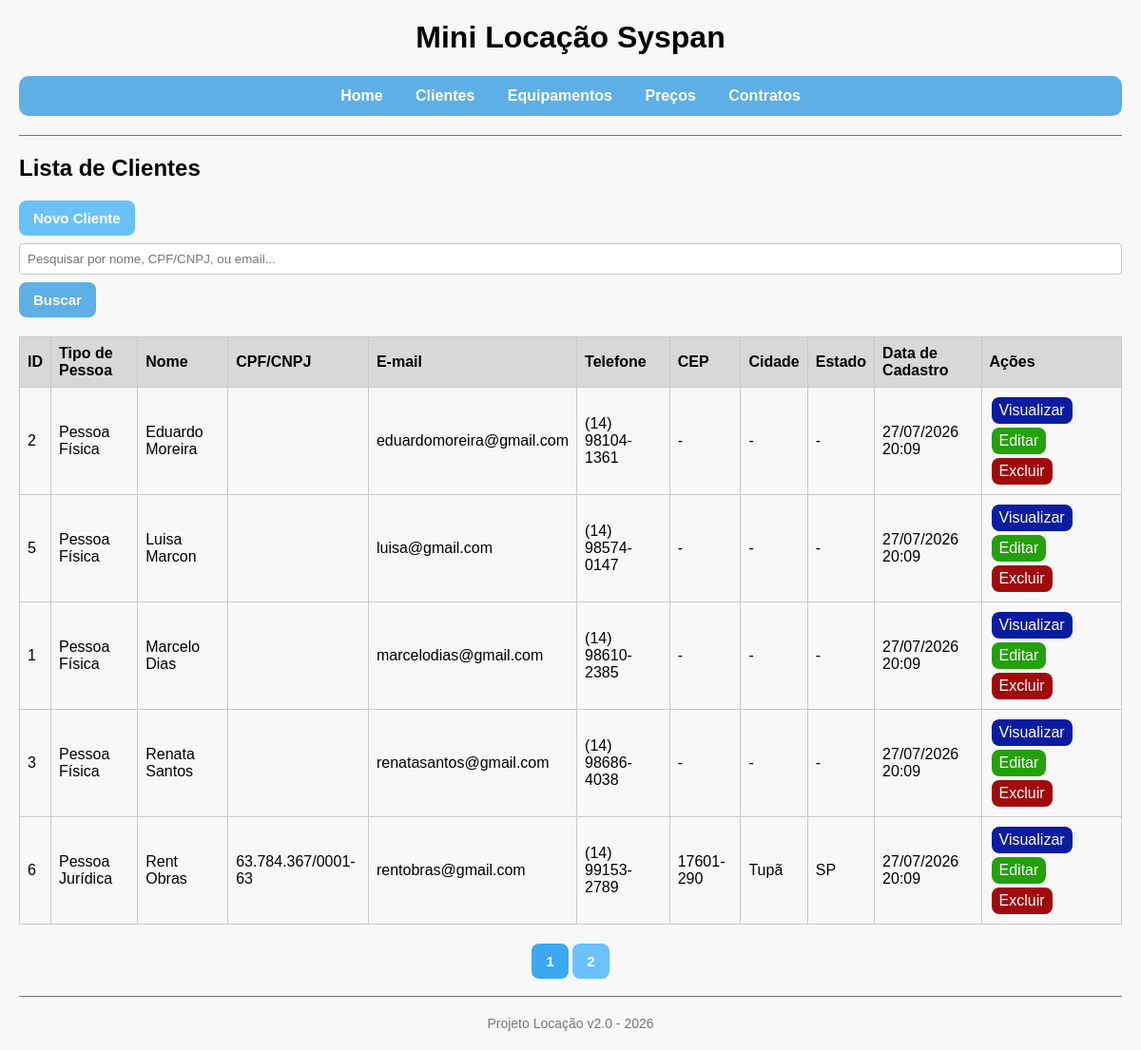
The page /projeto-locacao/clientes/listar.php on the database its author committed.
### tables this page shows
CREATE TABLE IF NOT EXISTS clientes (
 id INT AUTO_INCREMENT PRIMARY KEY,
 nome VARCHAR(120) NOT NULL,
 email VARCHAR(120) NOT NULL,
 telefone VARCHAR(20) NULL,
 created_at DATETIME NOT NULL DEFAULT CURRENT_TIMESTAMP
);

### projeto-locacao/helpers.php (called while the page is built, shortened)
<?php
    function e(string $value): string {
        return htmlspecialchars($value, ENT_QUOTES | ENT_SUBSTITUTE, 'UTF-8');
    }
    function limparNumeros(string $valor): string {
        return preg_replace('/\D/', '', $valor) ?? '';
    }
    function formatarCpfCnpj(string $cpf_cnpj): string {
        $cpf_cnpj = limparNumeros($cpf_cnpj);
        if(strlen($cpf_cnpj) === 14){
            return preg_replace('/(\d{2})(\d{3})(\d{3})(\d{4})(\d{2})/', '$1.$2.$3/$4-$5', $cpf_cnpj) ?? $cpf_cnpj;
        }
        return $cpf_cnpj;
    }
    function formatarTelefone(string $telefone): string {
        $telefone = limparNumeros($telefone);
        if(strlen($telefone) === 11){
            return preg_replace('/(\d{2})(\d{5})(\d{4})/', '($1) $2-$3', $telefone) ?? $telefone;
        }
        return $telefone;
    }
?>

### projeto-locacao/clientes/listar.php (the view)
<?php
    require_once '../conexao.php';
    require_once '../helpers.php';
    $pagina = max(1, (int)($_GET['pagina'] ?? 1));
    $registros_pagina  = 5;
    $offset = ($pagina - 1) * $registros_pagina;
    $busca  = trim($_GET['busca'] ?? '');
    $sql = 'SELECT id, tipo_pessoa, nome, cpf_cnpj, email, telefone, cep, cidade, estado, created_at FROM clientes
            WHERE nome LIKE :busca OR cpf_cnpj LIKE :busca OR email LIKE :busca
            ORDER BY nome ASC LIMIT :registros_pagina OFFSET :offset';
    $consulta = $pdo->prepare($sql);
    $consulta->bindValue(':busca', "%$busca%", PDO::PARAM_STR);
    $consulta->bindValue(':registros_pagina', $registros_pagina, PDO::PARAM_INT);
    $consulta->bindValue(':offset', $offset, PDO::PARAM_INT);
    $consulta->execute();
    $clientes = $consulta->fetchAll();
    $sql = 'SELECT COUNT(*) FROM clientes WHERE nome LIKE :busca OR cpf_cnpj LIKE :busca OR email LIKE :busca';
    $consulta = $pdo->prepare($sql);
    $consulta->execute([':busca' => "%$busca%"]);
    $total_clientes = $consulta->fetchColumn();
    $total_paginas = max(1, ceil($total_clientes / $registros_pagina));
    require_once '../layout/header.php';
?>
<h2>Lista de Clientes</h2>
<a class="links" href="novo.php">Novo Cliente</a>
<form method="GET">
    <input type="text" name="busca" placeholder="Pesquisar por nome, CPF/CNPJ, ou email..." value="<?= e($busca) ?>">
    <button type="submit">Buscar</button>
</form>
<?php if(!empty($clientes)): ?>
    <table>
        <tr>
            <th>ID</th>
            <th>Tipo de Pessoa</th>
            <th>Nome</th>
            <th>CPF/CNPJ</th>
            <th>E-mail</th>
            <th>Telefone</th>
            <th>CEP</th>
            <th>Cidade</th>
            <th>Estado</th>
            <th>Data de Cadastro</th>
            <th>Ações</th>
        </tr>
        <?php foreach($clientes as $row): ?>
            <tr>
                <td><?= (int)$row["id"] ?></td>
                <td><?= $row["tipo_pessoa"] == 'F' ? 'Pessoa Física' : 'Pessoa Jurídica' ?></td>
                <td><?= e($row["nome"]) ?></td>
                <td><?= e(formatarCpfCnpj($row["cpf_cnpj"])) ?></td>
                <td><?= e($row["email"]) ?></td>
                <td><?= e(formatarTelefone($row["telefone"])) ?></td>
                <td><?= !empty($row["cep"]) ? e($row["cep"]) : '-' ?></td>
                <td><?= !empty($row["cidade"]) ? e($row["cidade"]) : '-' ?></td>
                <td><?= !empty($row["estado"]) ? e($row["estado"]) : '-' ?></td>
                <td><?= date('d/m/Y H:i', strtotime($row["created_at"])) ?></td>
                <td>
                    <a class="botao-ver" href="ver.php?id=<?= (int)$row["id"] ?>">Visualizar</a>
                    <a class="botao-editar" href="editar.php?id=<?= (int)$row["id"] ?>">Editar</a>
                    <a class="botao-excluir" href="excluir.php?id=<?= (int)$row["id"] ?>">Excluir</a>
                </td>
            </tr>
        <?php endforeach; ?>
    </table>
    <div class="paginacao">
        <?php for($i=1; $i <= $total_paginas; $i++): ?>
            <a href="?pagina=<?= $i ?>&busca=<?= e($busca) ?>" class="<?= $i == $pagina ? 'ativa' : '' ?>"><?= $i ?></a>
        <?php endfor; ?>
    </div>
<?php else: ?>
    <p>Nenhum cliente registrado.</p>
<?php endif; ?>
<?php require_once '../layout/footer.php'; ?>

### projeto-locacao/assets/css/style.css (style rules this page uses)
body { font-family: "Gill Sans Extrabold", Helvetica, sans-serif; background: #f8f8f8; margin: 20px; }
table { width: 100%; border-collapse: collapse; margin-top: 20px; overflow: hidden; border: 1px solid #c9c9c9; }
th, td { padding: 8px; text-align: left; border: 1px solid #c9c9c9; }
th { background: #d8d8d9; }
td a { padding: 5px 8px; border-radius: 8px; text-decoration: none; display: inline-block; margin: 2px; }
.botao-editar { background: #23a10a; color: white; }
.botao-excluir { background: #a10a0a; color: white; }
.botao-ver { background: #0a1ca1; color: white; }
.links { padding: 10px 15px; border-radius: 8px; text-decoration: none; background-color: #6bc1fa; color: white; font-size: 15px; font-weight: bold; display: inline-block; }
input, select, textarea { width: 100%; padding: 8px; margin: 8px 0; box-sizing: border-box; border: 1px solid #c9c9c9; border-radius: 4px; }
button { padding: 10px 15px; border: none; border-radius: 8px; background-color: #5eafe5; color: white; font-size: 15px; font-weight: bold; cursor: pointer; }
.paginacao { margin-top: 20px; text-align: center; }
.paginacao a { display: inline-flex; align-items: center; justify-content: center; padding: 10px 15px; border-radius: 8px; text-decoration: none; background-color: #6bc1fa; color: white; font-size: 15px; font-weight: bold; transition: 0.3s; }
.paginacao a.ativa { background-color: #3ca8f0; }

### rows shown on the page
clientes: id "2", tipo_pessoa "Pessoa Física", nome "Eduardo Moreira", email "eduardomoreira@gmail.com", telefone "(14) 98104-1361", created_at "27/07/2026 20:09"
clientes: id "5", tipo_pessoa "Pessoa Física", nome "Luisa Marcon", email "luisa@gmail.com", telefone "(14) 98574-0147", created_at "27/07/2026 20:09"
clientes: id "1", tipo_pessoa "Pessoa Física", nome "Marcelo Dias", email "marcelodias@gmail.com", telefone "(14) 98610-2385", created_at "27/07/2026 20:09"
clientes: id "3", tipo_pessoa "Pessoa Física", nome "Renata Santos", email "renatasantos@gmail.com", telefone "(14) 98686-4038", created_at "27/07/2026 20:09"
clientes: id "6", tipo_pessoa "Pessoa Jurídica", nome "Rent Obras", cpf_cnpj "63.784.367/0001-63", email "rentobras@gmail.com", telefone "(14) 99153-2789", cep "17601-290", cidade "Tupã", estado "SP", created_at "27/07/2026 20:09"
